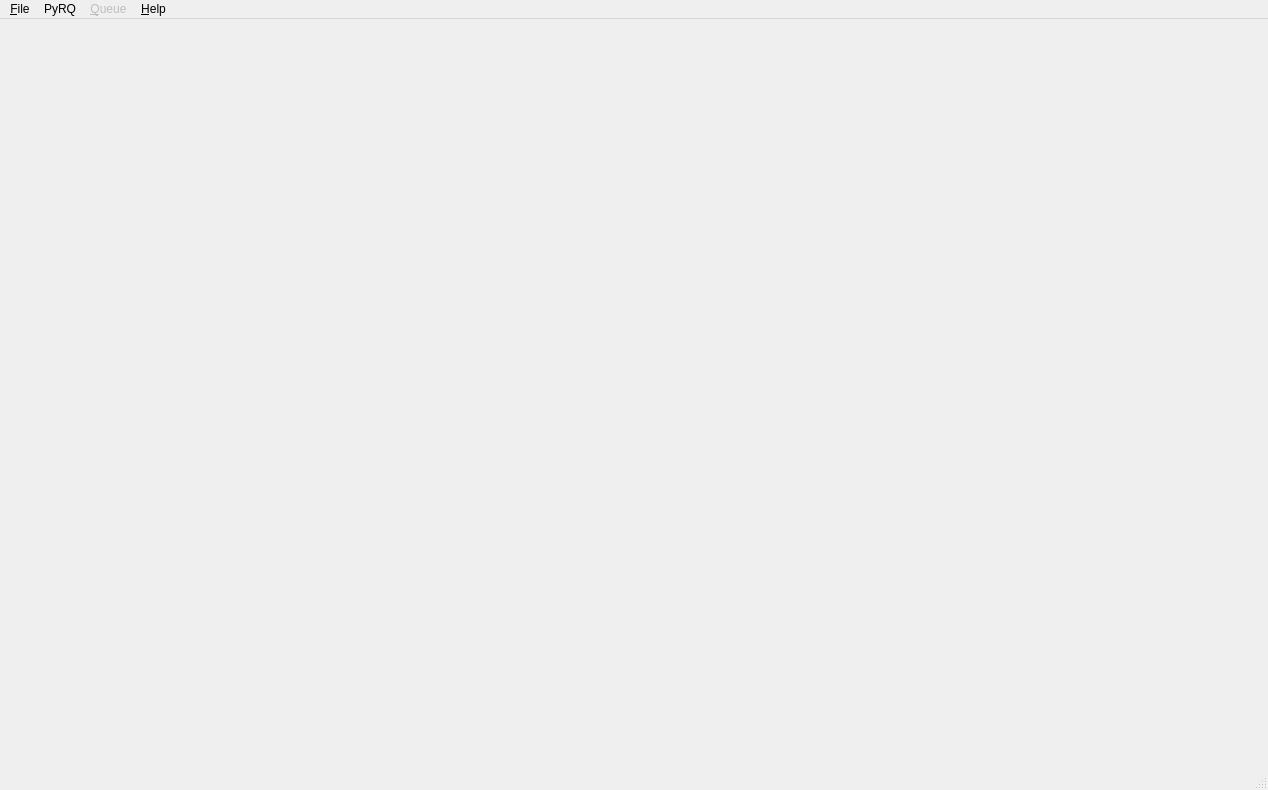
<?xml version="1.0" encoding="UTF-8"?>
<ui version="4.0">
 <class>MainWindow</class>
 <widget class="QMainWindow" name="MainWindow">
  <property name="geometry">
   <rect>
    <x>0</x>
    <y>0</y>
    <width>1268</width>
    <height>790</height>
   </rect>
  </property>
  <property name="minimumSize">
   <size>
    <width>1268</width>
    <height>790</height>
   </size>
  </property>
  <property name="windowTitle">
   <string>MainWindow</string>
  </property>
  <widget class="QWidget" name="centralwidget">
   <layout class="QGridLayout" name="gridLayout"/>
  </widget>
  <widget class="QMenuBar" name="menubar">
   <property name="geometry">
    <rect>
     <x>0</x>
     <y>0</y>
     <width>1268</width>
     <height>25</height>
    </rect>
   </property>
   <widget class="QMenu" name="menu_Config">
    <property name="title">
     <string>&amp;File</string>
    </property>
    <addaction name="action_Save"/>
    <addaction name="action_Load"/>
    <addaction name="separator"/>
    <addaction name="action_Clear"/>
    <addaction name="separator"/>
    <addaction name="actionE_Xit"/>
   </widget>
   <widget class="QMenu" name="menu_PyRQ">
    <property name="title">
     <string>PyRQ</string>
    </property>
    <addaction name="action_add"/>
    <addaction name="action_remove"/>
    <addaction name="separator"/>
    <addaction name="actionSet_Host"/>
   </widget>
   <widget class="QMenu" name="menu_Help">
    <property name="title">
     <string>&amp;Help</string>
    </property>
    <addaction name="action_About"/>
   </widget>
   <widget class="QMenu" name="menu_Queue">
    <property name="enabled">
     <bool>false</bool>
    </property>
    <property name="title">
     <string>&amp;Queue</string>
    </property>
    <addaction name="action_Create"/>
    <addaction name="action_Close"/>
    <addaction name="separator"/>
    <addaction name="action_Get"/>
    <addaction name="action_Put"/>
    <addaction name="action_QSize"/>
    <addaction name="action_MaxQSize"/>
   </widget>
   <addaction name="menu_Config"/>
   <addaction name="menu_PyRQ"/>
   <addaction name="menu_Queue"/>
   <addaction name="menu_Help"/>
  </widget>
  <widget class="QStatusBar" name="statusbar"/>
  <action name="action_Save">
   <property name="text">
    <string>&amp;Save settings</string>
   </property>
  </action>
  <action name="action_Load">
   <property name="text">
    <string>&amp;Load settings</string>
   </property>
  </action>
  <action name="action_add">
   <property name="text">
    <string>&amp;Add</string>
   </property>
  </action>
  <action name="action_remove">
   <property name="text">
    <string>&amp;Remove</string>
   </property>
  </action>
  <action name="action_About">
   <property name="text">
    <string>&amp;About</string>
   </property>
  </action>
  <action name="actionE_Xit">
   <property name="text">
    <string>E&amp;xit</string>
   </property>
  </action>
  <action name="actionSet_Host">
   <property name="text">
    <string>Set &amp;Host</string>
   </property>
  </action>
  <action name="action_Create">
   <property name="text">
    <string>&amp;Create</string>
   </property>
  </action>
  <action name="action_Close">
   <property name="text">
    <string>C&amp;lose</string>
   </property>
  </action>
  <action name="action_Get">
   <property name="text">
    <string>&amp;Get</string>
   </property>
  </action>
  <action name="action_Put">
   <property name="text">
    <string>&amp;Put</string>
   </property>
  </action>
  <action name="action_QSize">
   <property name="text">
    <string>Q&amp;size</string>
   </property>
  </action>
  <action name="action_MaxQSize">
   <property name="text">
    <string>&amp;MaxQSize</string>
   </property>
  </action>
  <action name="action_Clear">
   <property name="text">
    <string>Clear settings</string>
   </property>
  </action>
 </widget>
 <resources/>
 <connections/>
</ui>
